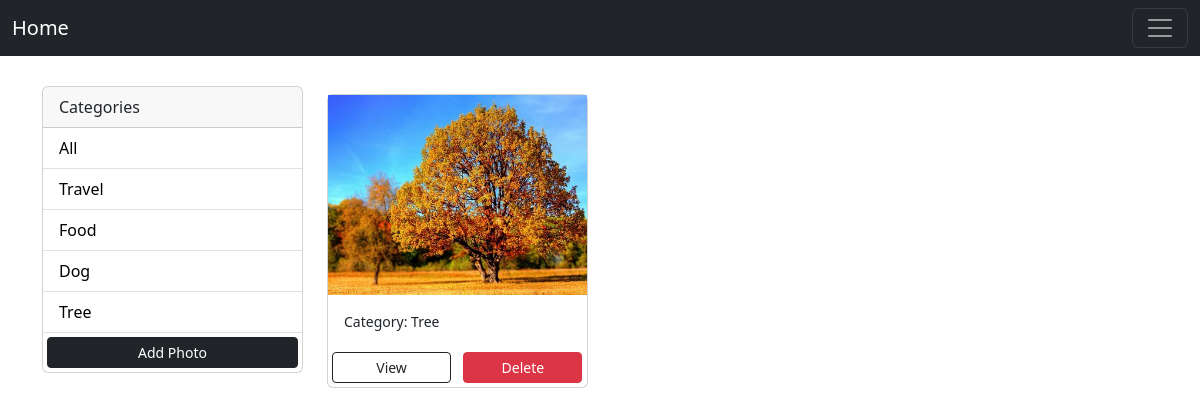
Page /?category_clicked=Tree on the committed database.
### photos/models.py (models this page shows, shortened)
class Category(models.Model):
    name = models.CharField(max_length=200, null=False, blank=False)
    def __str__(self):
        return self.name

class Photo(models.Model):
    category = models.ForeignKey(Category, on_delete=models.SET_NULL, null=True, blank=True)
    image = models.ImageField(null=False, blank=False, max_length=None)
    description = models.TextField()

### photos/views.py (the view)
# urls.py: path('', views.gallery, name='gallery'),
def gallery(request):
    category_searched = request.GET.get('category_clicked')
    if category_searched == None:
        photos = Photo.objects.all()
    else:
        photos = Photo.objects.filter(category__name = category_searched)
    categories = Category.objects.all()
    return render(request, 'photos/gallery.html', context={'categories': categories, 'photos': photos})

### photos/templates/photos/gallery.html
{% extends 'photos/main.html' %}
{% block content %}
    <div class="container">
        <div class="row">
            <div class="col-md-3">
                <div class="card">
                    <div class="card-header">
                        Categories
                    </div>
                    <ul class="list-group list-group-flush">
                        <li class="list-group-item">
                        <a href="{% url 'gallery' %}">All</a>
                        </li>
                        {% for category in categories %}
                        <li class="list-group-item"><a href="{% url 'gallery' %}?category_clicked={{category.name}}">{{category.name}}</a></li>
                        {% endfor %}
                        <a class="btn btn-block btn-dark btn-sm m-1" href="{% url 'add' %}">Add Photo</a>
                    </ul>
                    </div>
            </div>
            <div class="col-md-9">
                <div class="row">
                    {% for photo in photos %}
                    <div class="col-md-4">
                        <div class="card my-2">
                            <img class="image-thumbail" src="{{photo.image.url}}" class="image-thumbnail" alt="...">
                            <div class="card-body">
                                <small>Category: {{photo.category}}</small>
                            </div>
                            <div class="row">
                                <div class="col">
                                    <a style="width:46%" href="{% url 'photo' photo.id %}" class="btn btn-outline-dark btn-sm m-1">View</a>
                                    <a style="width:46%" href="{% url 'delete' photo.id %}" class="btn btn-danger btn-sm m-1">Delete</a>
                                </div>
                            </div>
                        </div>
                    </div>
                    {% endfor %}
                </div>
            </div>
        </div>
    </div>
{% endblock content %}

### photos/templates/photos/main.html (style rules this page uses)
.image-thumbail { height: 200px; object-fit: cover; }
.list-group-item a { text-decoration: none; color: black; }

### rows in the picture
Category: name "Travel"
Category: name "Food"
Category: name "Dog"
Category: name "Tree"
Photo: image (picture), category "Tree"
